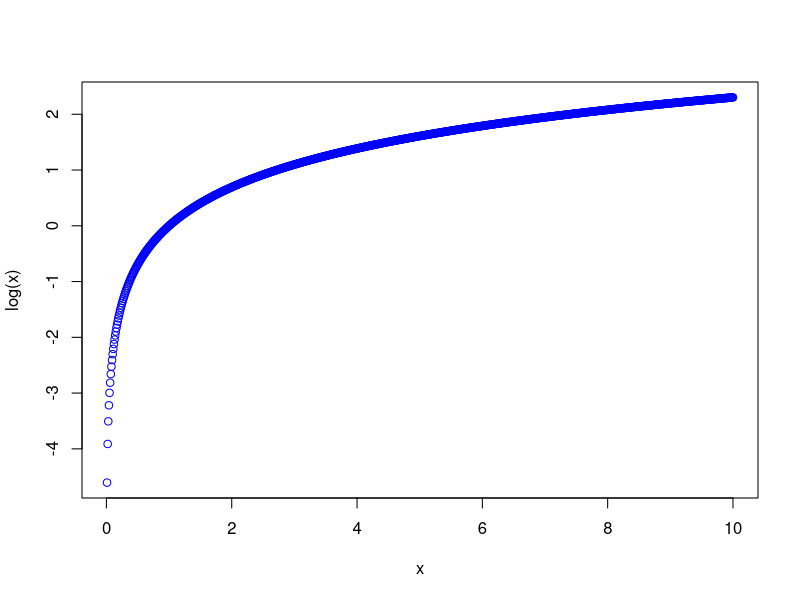
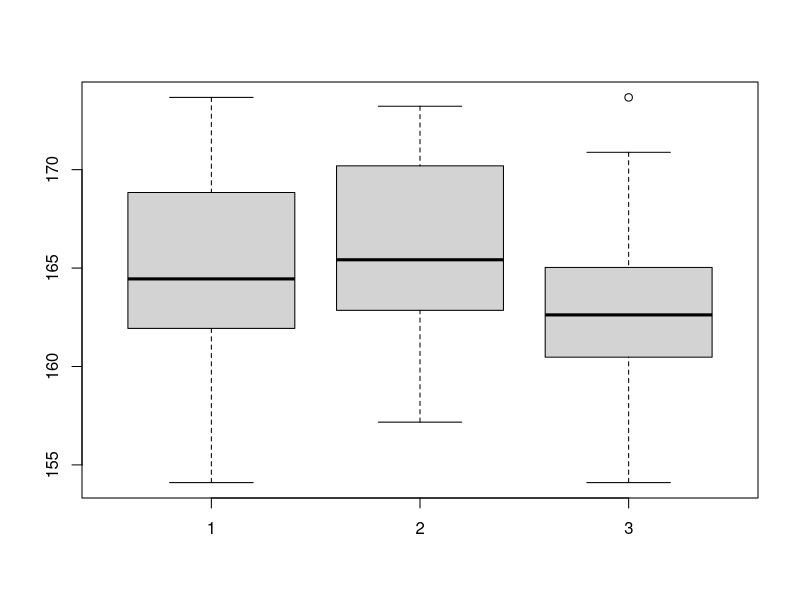

The R source for these figures, in order:
## ---- chunk 1
knitr::opts_chunk$set(echo = TRUE)
## ---- chunk 2
x <- seq(from=0,to=10,by=1)
x
mean(x)
sd(x)
var(x)
## ---- chunk 3
x <- seq(from=0.01,to=10,by=0.01)
length(x)
plot(x,log(x),col='blue')
## ---- chunk 4
x <- c(1,2,3)
x
class(x)
## ---- chunk 5
y <- c(sqrt(2),sqrt(3),sqrt(5))
y
class(y)
## ---- chunk 6
z <- c("pepito","juanito","jorgito")
z
class(z)
mean(z)
## ---- chunk 7
taille <- c(1.88,1.78,1.67,1.55)
taille
sexe <- c('f','h','f','f')
sexe
class(taille)
class(sexe)
bd <- data.frame(taille,sexe)
bd
## ---- chunk 8
x <- rep('pepito',5)
x
y <- c(rep('f',5),rep('h',3))
y
## ---- chunk 9
x <- seq(from=-10,to=10,by=2.5)
x
x <- seq(from=-10,to=10,by=5)
x
x <- seq(from=-100,to=100,by=4)
x
length(x)
## ---- chunk 10
x[20]
x[20:30]
20:30
## ---- chunk 11
pi
exp(1)
## ---- chunk 12
LETTERS
## ---- chunk 13
month.name
## ---- chunk 14
month.abb
## ---- chunk 15
taille <- c(1.88,NA,1.65,1.92,NA,1.55)
taille
mean(taille,na='TRUE')
sd(taille,na='TRUE')
summary(taille)
is.na(taille)
## ---- chunk 16
sexe <- c(rep('f',25),rep('h',50))
taille <- rnorm(75,165,4)
bd <- data.frame(sexe,taille)
taille.f <- taille[sexe=="f"]
taille.f
taille.h <- taille[sexe=="h"]
taille.h
mean(taille)
mean(taille.f)
mean(taille.h)
conditionelle <- sexe[taille < 164]
conditionelle
(table(conditionelle)/length(taille))*100
boxplot(taille,taille.h,taille.f)
